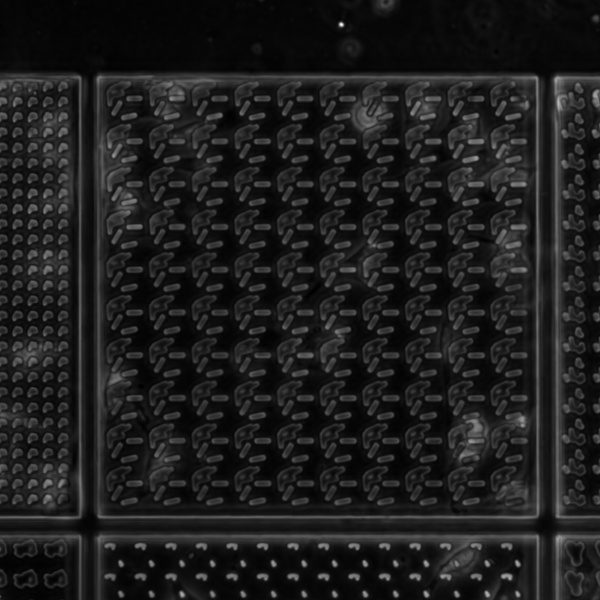
%> input picture 0107.png, 600 x 600 px; its folder holds only this picture in this run
$ octave Fine_Crop_TopochipsbyYuYang.m   (GNU Octave 9; MATLAB toolbox functions it lacks are replaced by stand-ins)
%> lines starting %> are read from the running program, lines starting %| are printed output that depends on the picture; in (x1, y1, x2, y2) boxes, pixels count from 0 and x2, y2 are one past the last pixel; in counts of white or black regions, pixels touching at a corner belong together; the program's own positions count from 1
%% used for SunM topochips cropping
% created by yu yang
% date Dec 2016

clc; clear all; close all

%% loading file
dirIn = uigetdir('','Choose the folder that contains all the coarse cropped images');
%> the answer given: .
dirOut = uigetdir('','Choose the folder for output images');
%> the answer given: .
f = filesep; % file separator
tiffiles = dir([dirIn f '*.png']); % specs for original image
lenTif = length(tiffiles);

%% pre-processing
for i = 1:lenTif
imname = [dirIn f tiffiles(i).name];
fprintf('Processing image %i of %i: %s ...\n',...
        i, lenTif, tiffiles(i).name) % Print out the process
% load initial image
%a_eq =adapthisteq(a);
% to find the edge using built in algorithm
I = imread(imname);
%> I is the input picture: size 600x600 uint16; min 3013, max 55477, mean 9296.7
BW=edge(I, 'Canny');
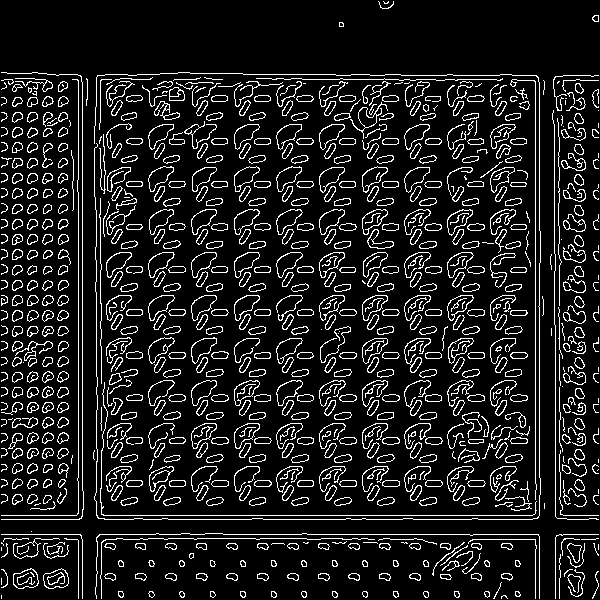
%> BW: size 600x600 logical; 11.8% white in thin lines or dots

% to connect the lines
SE = strel('disk',2);
BW1=imdilate(BW, SE);
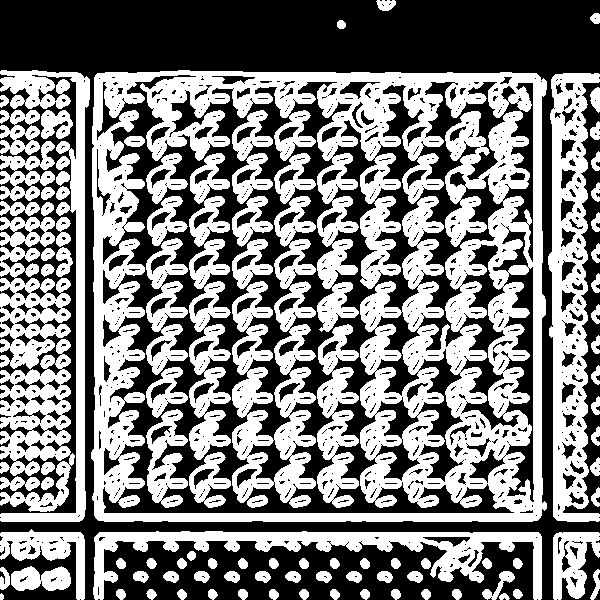
%> BW1: size 600x600 logical; 49.1% white; 100 white regions, largest, box (x1, y1, x2, y2) and area: (91, 70, 547, 522) 81818, (548, 73, 600, 522) 12417, (232, 196, 316, 508) 11916

% to fill up the inner holes
BW2=imfill(BW1, 'holes');
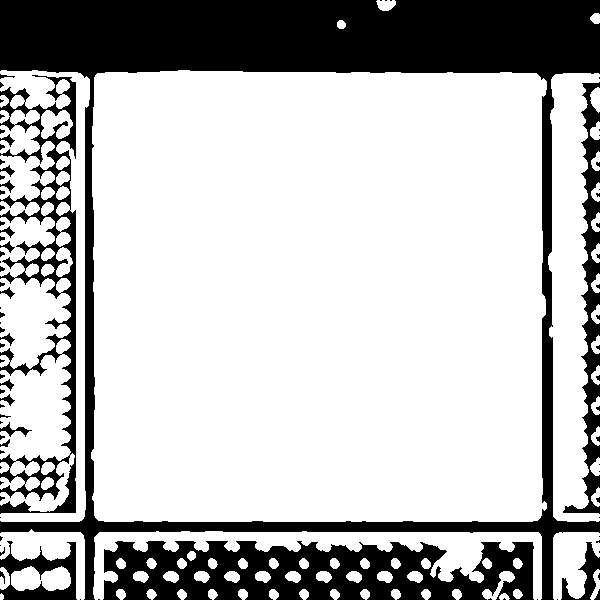
%> BW2: size 600x600 logical; 74% white; 86 black regions (65 under 20 px), largest, box (x1, y1, x2, y2) and area: (0, 0, 600, 600) 58548, (103, 541, 534, 600) 17576, (0, 75, 76, 514) 8713

% to remove the unnecessary connection
% you can tune the length of line (50 to higher number)
SE = strel('line',50,90);
BW3=imopen(BW2, SE);
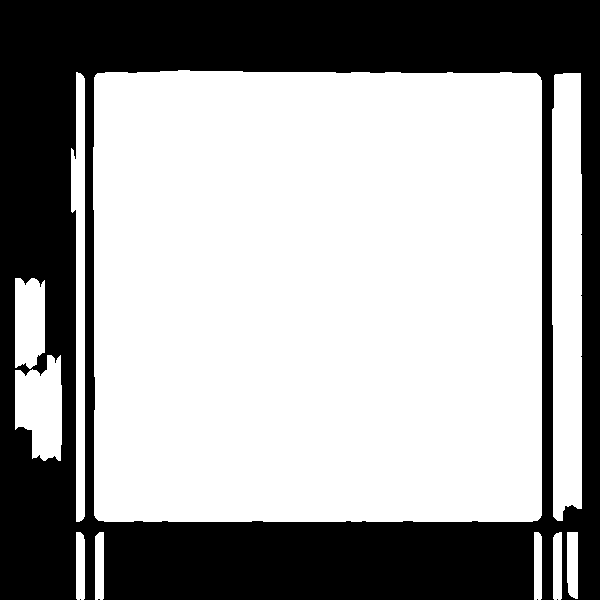
%> BW3: size 600x600 logical; 63.3% white; 5 black regions (4 under 20 px), largest, box (x1, y1, x2, y2) and area: (0, 0, 600, 600) 132176
SE = strel('line',50,0);
BW4=imopen(BW3, SE);
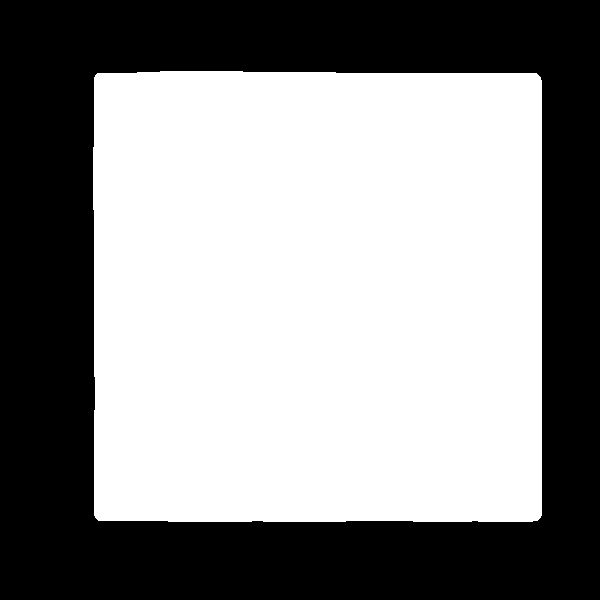
%> BW4: size 600x600 logical; 55.9% white; 1 black region, box (x1, y1, x2, y2) and area: (0, 0, 600, 600) 158749

% find labeled square
[L, num]= bwlabel(BW4);
%> num = 1
[m, n] = size(L);
%> m = 600; n = 600
% create empty matrix
M = zeros(num,2);
T1 = zeros(m,n);
N = 0;

%% loop to extract the central part
for j = 1:num
    fprintf('Processing parts %i of %i \n', j, num) % Print out the process
    I3 = (L==j);
    % I4 = im2bw(I3);
    C = bwarea(I3);
    M(j,1) = j;
    M(j,2) = C;
    % find each portal and background
    if  (C > 100000);
       T1 = T1+I3;
       %N = N+1;
    end
end
%> this loop made 1 pass
%> C on pass 1: 201255
%| Processing parts 1 of 1
%> after the loop, M = [1 201255]

%% create mask and crop
location = find(T1==0);
%> location = 158749 values from 1 to 360000
I(location) = 0;
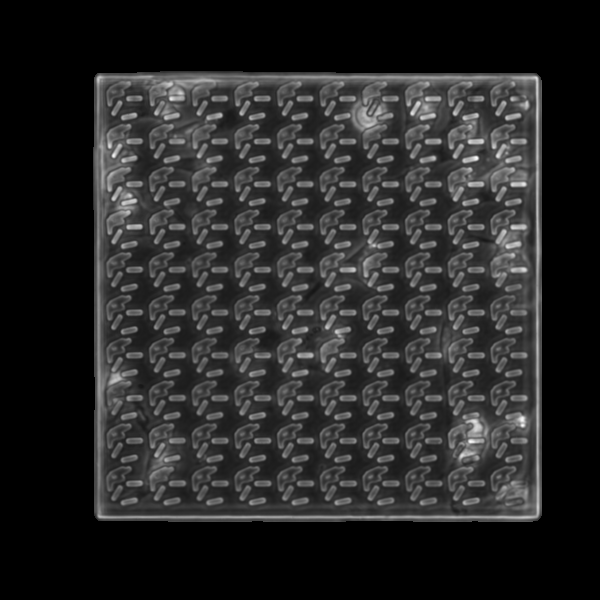
%> I: size 600x600 uint16; min 0, max 35075, mean 5406.8; drawn with min black and max white
imwrite(I,[dirOut, tiffiles(i).name],'tif')


end
